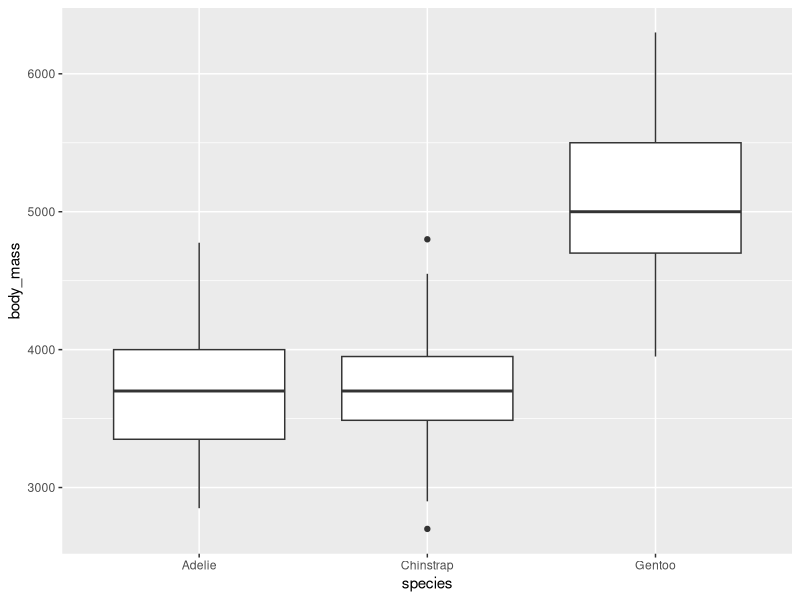

This chart was generated by the following R code:
## ---- chunk 1
library(dplyr, warn.conflicts = FALSE)
penguins |> 
  group_by(island, species) |> 
  summarize(count = n(), .groups = "drop")
## ---- chunk 2
library(ggplot2)
ggplot(penguins, aes(x = species, y = body_mass)) +
  geom_boxplot()
